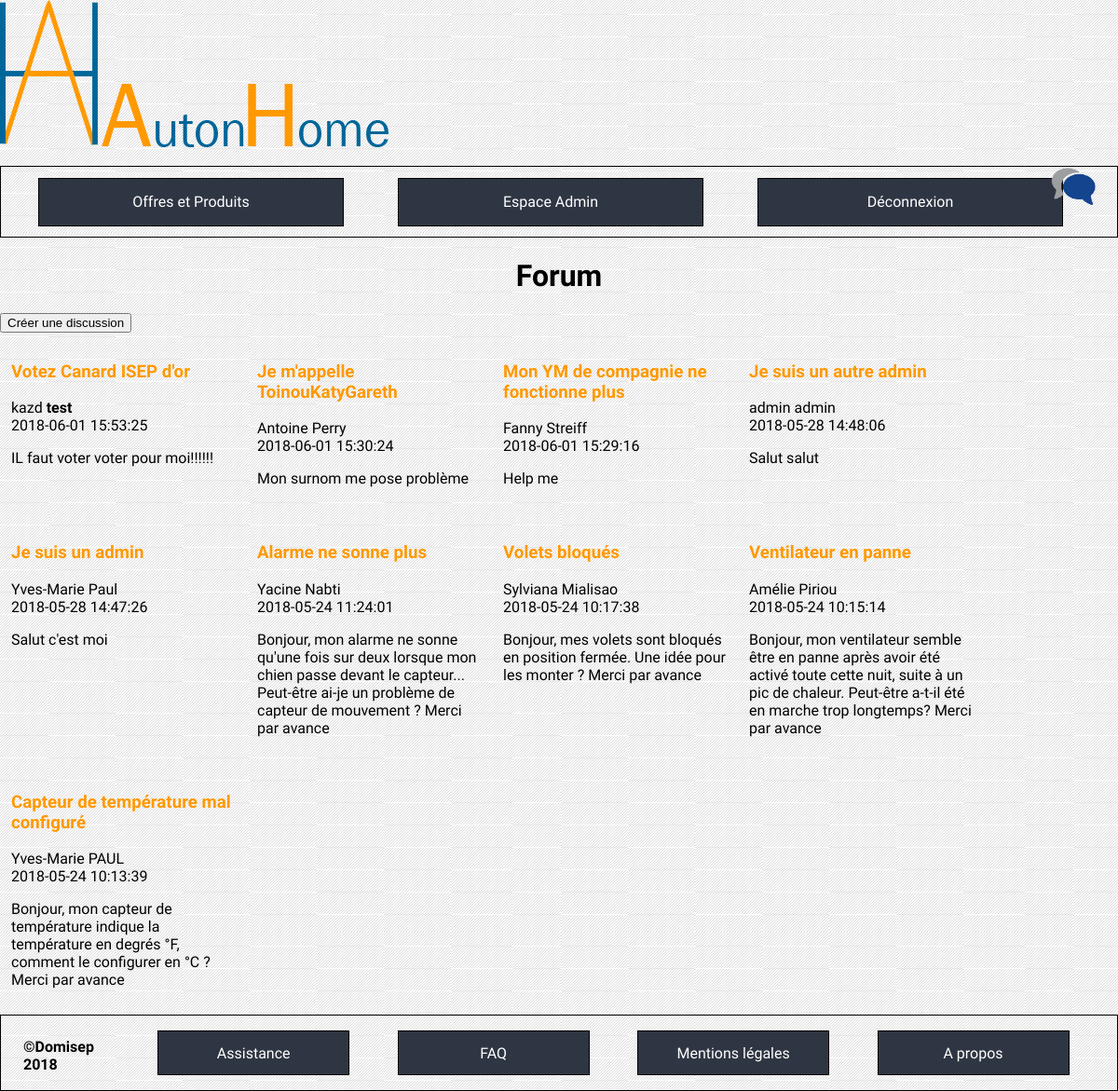
The app's page /index.php?cible=indexforum (signed in), older data.
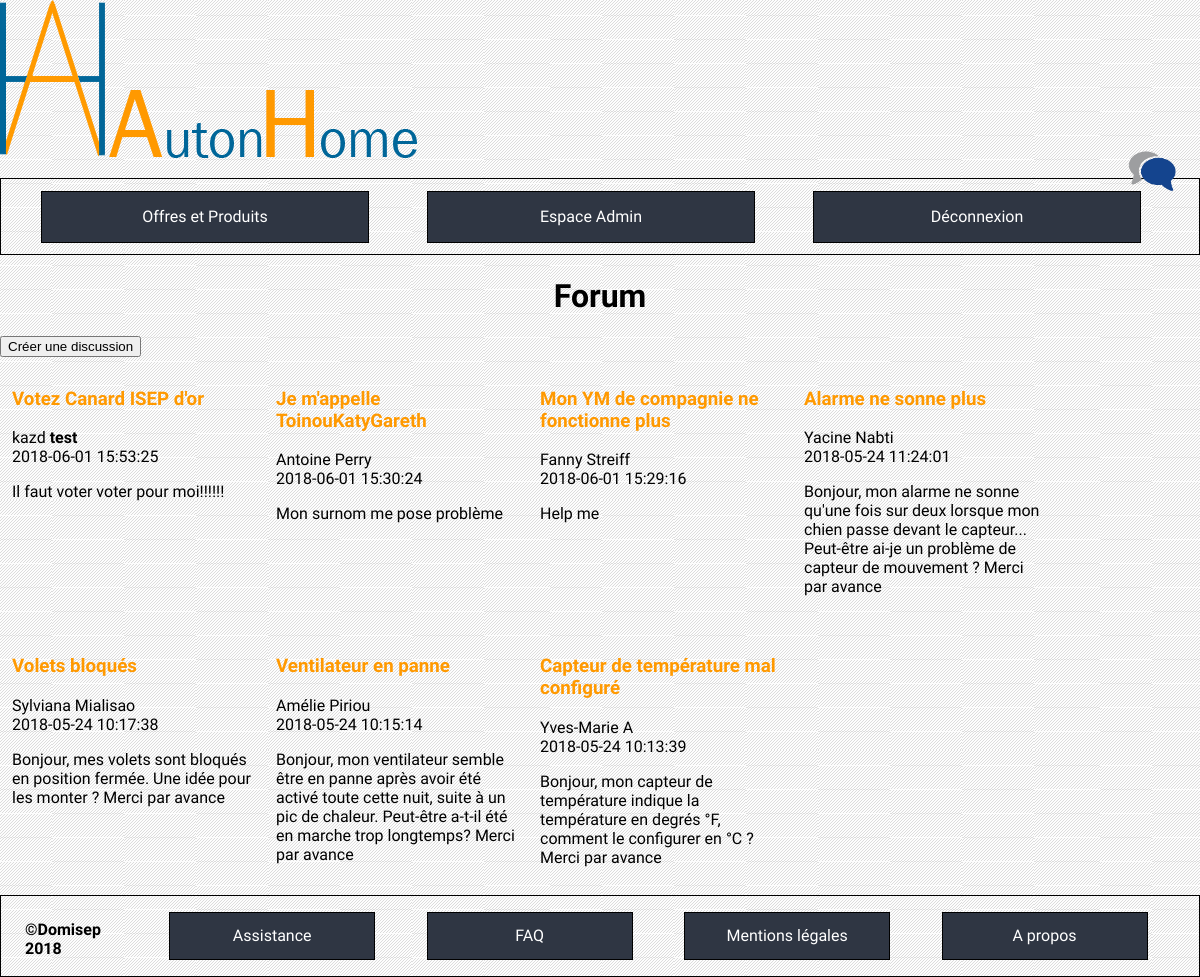
The same page, newer data.
### tables this page shows
CREATE TABLE `forum_discussion` (
  `ID` int(11) NOT NULL,
  `topic` text NOT NULL,
  `text` text NOT NULL,
  `id_user` int(11) NOT NULL,
  `dateTime` datetime NOT NULL
);

CREATE TABLE `user` (
  `ID` int(11) NOT NULL,
  `firstName` varchar(100) NOT NULL,
  `lastName` varchar(100) NOT NULL,
  `mail` varchar(100) NOT NULL,
  `password` varchar(255) NOT NULL,
  `phoneNumber` varchar(10) NOT NULL,
  `addressNumber` int(4) NOT NULL,
  `addressStreet` varchar(100) NOT NULL,
  `addressZipCode` int(10) NOT NULL,
  `addressCity` varchar(100) NOT NULL,
  `addressCountry` varchar(100) NOT NULL,
  `type` varchar(100) NOT NULL
);

### controleurs/indexforum.php (called while the page is built, shortened)
<?php
if(isLoggedAsAdmin()){
    $section = 'indexforum';
    $value = getAllMessagesWithNames($bdd);
    $value = array_reverse($value);
}
elseif (isLoggedAsUser()){
    $status="LU";
    $section = 'indexforum';
    $value = getAllMessagesWithNames($bdd);
    $value = array_reverse($value);
}
else{
    $status="UU";
}
include('vues/indexforum.php');

### index.php (called while the page is built, shortened)
<?php
include("controleurs/functions.php");
if(isset($_GET['cible']) && !empty($_GET['cible'])) {
    $url = $_GET['cible'];
} else {
    $url = 'accueil';
}
include('controleurs/' . $url . '.php');

### controleurs/functions.php (called while the page is built, shortened)
<?php
function isLoggedAsAdmin()
{
    if(isset($_SESSION["type"])){
        if ($_SESSION["type"]=="admin") {
            return true;
        } else {
            return false;
        }
    }
    else{
        return false;
    }
}

### modele/forumDiscussion.php (called while the page is built, shortened)
<?php
function getAllMessagesWithNames($bdd){
$statement = $bdd->prepare('SELECT forum_discussion.ID, firstName, lastName, topic, text, dateTime FROM user INNER JOIN forum_discussion ON user.ID = forum_discussion.id_user');
$statement->execute();
return $statement->fetchAll();
}

### vues/indexForum.php (the view)
<?php
require ('vues/header_'.$status.'.php');
?>
<div class="principal">
    <h1> Forum </h1>
    <a href="index.php?cible=forum"> <button class="nouvelle_discussion" type="submit" name="submit"> Créer une discussion </button> </a>
    <div class="discussion">
        <?php foreach ($value as $element) { ?>
            <div class="discussion-infos">
                <h3> <a href="index.php?cible=forummessage&id=<?php echo ($element["ID"]);?>"> <?php echo($element["topic"]); ?> </a> </h3>
                <p> <?php echo($element['firstName']);?>    <?php echo($element['lastName']);?> <br> <?php echo($element["dateTime"]); ?> </p>
                <p><?php echo($element["text"]) ?></p>
            </div>
    <?php } ?>
    </div>
</div>
<?php
require('vues/footer.php');
?>

### vues/header_AD.php (shortened to what this page needs)
<!DOCTYPE html>
<head>
    <link rel="stylesheet" type="text/css" href="vues/CSS/all.css"/>
    <link rel="stylesheet" type="text/css" href="vues/CSS/header_AD.css"/>
    <link rel="stylesheet" type="text/css" href="vues/CSS/footer.css"/>
    <?php
    echo ('<link rel="stylesheet" type="text/css" href="vues/CSS/'.$section.'.css"/>');
    ?>
</head>
<body>
<header>
    <div class="header-title">
        <a href="index.php?cible=accueil"><img src="ressources/logo/logodomisep_logo.png"/></a>
        <a href="index.php?cible=accueil"><img src="ressources/logo/logodomisep_logo_texte.png"/></a>
    </div>
    <a href="index.php?cible=indexforum" ><img src="ressources/logo/forum.jpg" class="forum-logo"/></a>
    <nav>
        <ul>
            <a href="index.php?cible=nosoffres">
                <li>
                Offres et Produits
                </li>
            </a>
            <a href="index.php?cible=espaceadmin">
                <li>
                    Espace Admin
                </li>
            </a>
            <a href="index.php?cible=logout">
                <li>
                    Déconnexion
                </li>
            </a>
        </ul>
    </nav>
</header>

### vues/footer.php (shortened to what this page needs)
<link rel="stylesheet" type="text/css" href="vues/CSS/footer.css"/>
<footer>
    <div class="droit-reserve">
        &copy;Domisep 2018
    </div>
    <div class="footer-links">
        <ul>
            <a href="index.php?cible=assistance">
                <li>
                    Assistance
                </li>
            </a>
            <a href="index.php?cible=faq">
                <li>
                    FAQ
                </li>
            </a>
            <a href="index.php?cible=mentionslegales">
                <li>
                    Mentions légales
                </li>
            </a>
            <a href="index.php?cible=apropos">
                <li>
                    A propos
                </li>
            </a>
        </ul>
</footer>
</body>
</html>

### vues/CSS/all.css (style rules this page uses)
body { font-family: 'Muli', sans-serif; background: url("../../ressources/pictures/fondblanc.jpg") fixed ; margin: 0; }

### vues/CSS/header_AD.css (style rules this page uses)
header { margin-bottom: 5px; }
header a { color: black; text-decoration: none ; }
header nav ul { display: block; display: flex; flex-direction: row; border: 0.5px solid black; }
header nav a li { display: block; color: white; }
header nav a { text-decoration: none; list-style-type: none; margin-right: 5%; background-color: rgb(47,54,67); border: 1px solid black; line-height: 50px; width: 100%; text-align: center; margin-top: 1%; margin-bottom: 1%; }
.forum-logo { position: absolute; top : 15%; right: 2%; width: 4%; height: auto; }

### vues/CSS/footer.css (style rules this page uses)
footer { border: 0.5px solid black; display: flex; }
footer a { color: black; text-decoration: none ; }
.footer-links { display : flex; width: 100%; }
.footer-links ul { display: flex; justify-content: flex-end; list-style-type: none; width: 100%; }
.footer-links ul a { display: block; margin-right: 5%; background-color: rgb(47,54,67); border: 1px solid black; text-align: center; padding-right: 3%; padding-left: 3%; color: white; width: 100%; padding-top: 1.3%; padding-bottom: 1.3%; }
.droit-reserve { font-size : 100%; font-weight: bold; margin-left: 2%; margin-top: 2%; }

### vues/CSS/indexforum.css (style rules this page uses)
h1 { text-align: center; }
.discussion { display: flex; flex-wrap: wrap; }
.discussion-infos a { color: #ff9900; text-decoration: none; }
.discussion-infos { width: 20%; padding: 1%; }

Row changes from the older to the newer data that the page shows:
removed forum_discussion: topic "Je suis un autre admin", id_user.firstName "admin", id_user.lastName "admin", dateTime "2018-05-28 14:48:06", text "Salut salut"
removed forum_discussion: topic "Je suis un admin", id_user.firstName "Yves-Marie", id_user.lastName "Paul", dateTime "2018-05-28 14:47:26", text "Salut c'est moi"
changed forum_discussion "Votez Canard ISEP d'or": text "IL faut voter voter pour moi!!!!!!" → "Il faut voter voter pour moi!!!!!!"
changed through a linked row, forum_discussion "Capteur de température mal configuré": id_user.lastName "PAUL" → "A"
